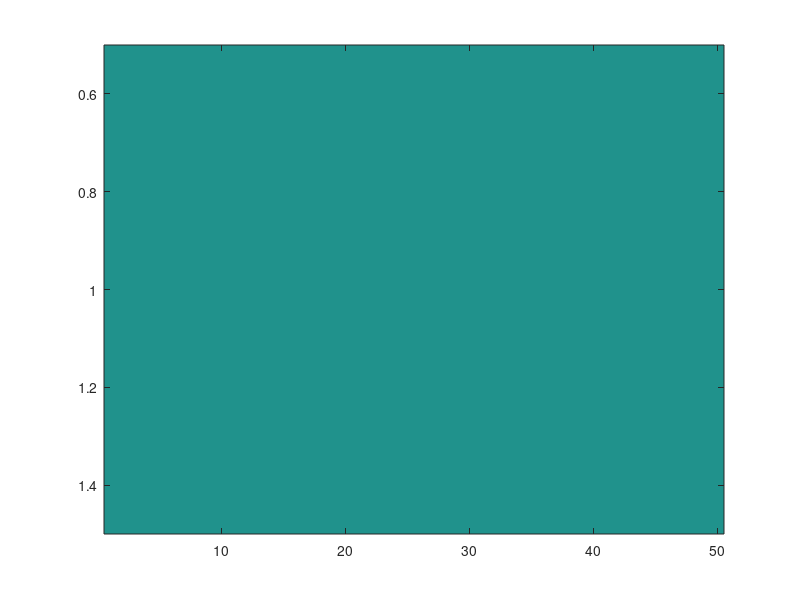

MATLAB code for this plot:
% Initialize the cells
cells = zeros(1, 50);
cells(25) = 1;

% Define the Rule 30 lookup table
lookup_table = [0, 0, 0, 1, 1, 1, 1, 0];

% Apply Rule 30 for 50 iterations
for iter = 1:50
    % Display the current state of the cells
   disp(cells);
    
    % Update the cells according to Rule 30
    new_cells = zeros(1, 50);
    for i = 2:49
        new_cells(i) = lookup_table(bin2dec(sprintf('%d%d%d', cells(i-1), cells(i), cells(i+1)))+1);
    end
    
    % Update the cells for the next iteration
    cells = new_cells;
     imagesc(new_cells);
end
